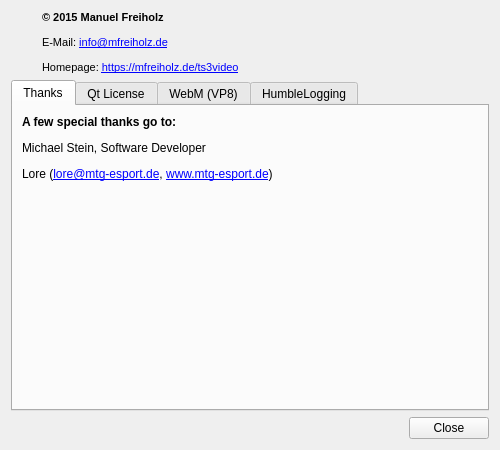
<?xml version="1.0" encoding="UTF-8"?>
<ui version="4.0">
 <class>AboutWidget</class>
 <widget class="QWidget" name="AboutWidget">
  <property name="geometry">
   <rect>
    <x>0</x>
    <y>0</y>
    <width>500</width>
    <height>450</height>
   </rect>
  </property>
  <property name="minimumSize">
   <size>
    <width>500</width>
    <height>450</height>
   </size>
  </property>
  <property name="windowTitle">
   <string>About</string>
  </property>
  <layout class="QVBoxLayout" name="verticalLayout">
   <item>
    <layout class="QHBoxLayout" name="horizontalLayout" stretch="0,1">
     <property name="spacing">
      <number>24</number>
     </property>
     <item>
      <widget class="QLabel" name="label">
       <property name="text">
        <string/>
       </property>
       <property name="pixmap">
        <pixmap resource="../res/res.qrc">:/logo-48x48.png</pixmap>
       </property>
      </widget>
     </item>
     <item>
      <widget class="QLabel" name="label_2">
       <property name="text">
        <string>&lt;!DOCTYPE HTML PUBLIC &quot;-//W3C//DTD HTML 4.0//EN&quot; &quot;http://www.w3.org/TR/REC-html40/strict.dtd&quot;&gt;
&lt;html&gt;&lt;head&gt;&lt;meta name=&quot;qrichtext&quot; content=&quot;1&quot; /&gt;&lt;style type=&quot;text/css&quot;&gt;
p, li { white-space: pre-wrap; }
&lt;/style&gt;&lt;/head&gt;&lt;body style=&quot; font-family:'MS Shell Dlg 2'; font-size:8pt; font-weight:400; font-style:normal;&quot;&gt;
&lt;p style=&quot; margin-top:12px; margin-bottom:12px; margin-left:0px; margin-right:0px; -qt-block-indent:0; text-indent:0px;&quot;&gt;&lt;span style=&quot; font-weight:600;&quot;&gt;© 2015 Manuel Freiholz&lt;/span&gt;&lt;/p&gt;
&lt;p style=&quot; margin-top:12px; margin-bottom:12px; margin-left:0px; margin-right:0px; -qt-block-indent:0; text-indent:0px;&quot;&gt;E-Mail: &lt;a href=&quot;mailto:info@mfreiholz.de&quot;&gt;&lt;span style=&quot; text-decoration: underline; color:#0000ff;&quot;&gt;info@mfreiholz.de&lt;/span&gt;&lt;/a&gt;&lt;/p&gt;
&lt;p style=&quot; margin-top:12px; margin-bottom:12px; margin-left:0px; margin-right:0px; -qt-block-indent:0; text-indent:0px;&quot;&gt;Homepage: &lt;a href=&quot;https://mfreiholz.de/ts3video&quot;&gt;&lt;span style=&quot; text-decoration: underline; color:#0000ff;&quot;&gt;https://mfreiholz.de/ts3video&lt;/span&gt;&lt;/a&gt;&lt;/p&gt;&lt;/body&gt;&lt;/html&gt;</string>
       </property>
       <property name="textFormat">
        <enum>Qt::RichText</enum>
       </property>
       <property name="openExternalLinks">
        <bool>true</bool>
       </property>
      </widget>
     </item>
    </layout>
   </item>
   <item>
    <widget class="QTabWidget" name="tabWidget">
     <property name="currentIndex">
      <number>0</number>
     </property>
     <widget class="QWidget" name="tab">
      <attribute name="title">
       <string>Thanks</string>
      </attribute>
      <layout class="QVBoxLayout" name="verticalLayout_4">
       <item>
        <widget class="QLabel" name="label_3">
         <property name="text">
          <string>&lt;html&gt;&lt;head/&gt;&lt;body&gt;&lt;p&gt;&lt;span style=&quot; font-weight:600;&quot;&gt;A few special thanks go to:&lt;/span&gt;&lt;/p&gt;&lt;p&gt;Michael Stein, Software Developer&lt;/p&gt;&lt;p&gt;Lore (&lt;a href=&quot;mailto:lore@mtg-esport.de&quot;&gt;&lt;span style=&quot; text-decoration: underline; color:#0000ff;&quot;&gt;lore@mtg-esport.de&lt;/span&gt;&lt;/a&gt;, &lt;a href=&quot;https://www.mtg-esport.de/&quot;&gt;&lt;span style=&quot; text-decoration: underline; color:#0000ff;&quot;&gt;www.mtg-esport.de&lt;/span&gt;&lt;/a&gt;)&lt;/p&gt;&lt;/body&gt;&lt;/html&gt;</string>
         </property>
         <property name="alignment">
          <set>Qt::AlignLeading|Qt::AlignLeft|Qt::AlignTop</set>
         </property>
         <property name="openExternalLinks">
          <bool>true</bool>
         </property>
        </widget>
       </item>
      </layout>
     </widget>
     <widget class="QWidget" name="tab_2">
      <attribute name="title">
       <string>Qt License</string>
      </attribute>
      <layout class="QVBoxLayout" name="verticalLayout_2">
       <item>
        <widget class="QPlainTextEdit" name="plainTextEdit">
         <property name="readOnly">
          <bool>true</bool>
         </property>
         <property name="plainText">
          <string>                   GNU LESSER GENERAL PUBLIC LICENSE
                       Version 3, 29 June 2007

 Copyright (C) 2007 Free Software Foundation, Inc. &lt;http://fsf.org/&gt;
 Everyone is permitted to copy and distribute verbatim copies
 of this license document, but changing it is not allowed.

  This version of the GNU Lesser General Public License incorporates
the terms and conditions of version 3 of the GNU General Public
License, supplemented by the additional permissions listed below.

  0. Additional Definitions.

  As used herein, &quot;this License&quot; refers to version 3 of the GNU Lesser
General Public License, and the &quot;GNU GPL&quot; refers to version 3 of the GNU
General Public License.

  &quot;The Library&quot; refers to a covered work governed by this License,
other than an Application or a Combined Work as defined below.

  An &quot;Application&quot; is any work that makes use of an interface provided
by the Library, but which is not otherwise based on the Library.
Defining a subclass of a class defined by the Library is deemed a mode
of using an interface provided by the Library.

  A &quot;Combined Work&quot; is a work produced by combining or linking an
Application with the Library.  The particular version of the Library
with which the Combined Work was made is also called the &quot;Linked
Version&quot;.

  The &quot;Minimal Corresponding Source&quot; for a Combined Work means the
Corresponding Source for the Combined Work, excluding any source code
for portions of the Combined Work that, considered in isolation, are
based on the Application, and not on the Linked Version.

  The &quot;Corresponding Application Code&quot; for a Combined Work means the
object code and/or source code for the Application, including any data
and utility programs needed for reproducing the Combined Work from the
Application, but excluding the System Libraries of the Combined Work.

  1. Exception to Section 3 of the GNU GPL.

  You may convey a covered work under sections 3 and 4 of this License
without being bound by section 3 of the GNU GPL.

  2. Conveying Modified Versions.

  If you modify a copy of the Library, and, in your modifications, a
facility refers to a function or data to be supplied by an Application
that uses the facility (other than as an argument passed when the
facility is invoked), then you may convey a copy of the modified
version:

   a) under this License, provided that you make a good faith effort to
   ensure that, in the event an Application does not supply the
   function or data, the facility still operates, and performs
   whatever part of its purpose remains meaningful, or

   b) under the GNU GPL, with none of the additional permissions of
   this License applicable to that copy.

  3. Object Code Incorporating Material from Library Header Files.

  The object code form of an Application may incorporate material from
a header file that is part of the Library.  You may convey such object
code under terms of your choice, provided that, if the incorporated
material is not limited to numerical parameters, data structure
layouts and accessors, or small macros, inline functions and templates
(ten or fewer lines in length), you do both of the following:

   a) Give prominent notice with each copy of the object code that the
   Library is used in it and that the Library and its use are
   covered by this License.

   b) Accompany the object code with a copy of the GNU GPL and this license
   document.

  4. Combined Works.

  You may convey a Combined Work under terms of your choice that,
taken together, effectively do not restrict modification of the
portions of the Library contained in the Combined Work and reverse
engineering for debugging such modifications, if you also do each of
the following:

   a) Give prominent notice with each copy of the Combined Work that
   the Library is used in it and that the Library and its use are
   covered by this License.

   b) Accompany the Combined Work with a copy of the GNU GPL and this license
   document.

   c) For a Combined Work that displays copyright notices during
   execution, include the copyright notice for the Library among
   these notices, as well as a reference directing the user to the
   copies of the GNU GPL and this license document.

   d) Do one of the following:

       0) Convey the Minimal Corresponding Source under the terms of this
       License, and the Corresponding Application Code in a form
       suitable for, and under terms that permit, the user to
       recombine or relink the Application with a modified version of
       the Linked Version to produce a modified Combined Work, in the
       manner specified by section 6 of the GNU GPL for conveying
       Corresponding Source.

       1) Use a suitable shared library mechanism for linking with the
       Library.  A suitable mechanism is one that (a) uses at run time
       a copy of the Library already present on the user's computer
       system, and (b) will operate properly with a modified version
       of the Library that is interface-compatible with the Linked
       Version.

   e) Provide Installation Information, but only if you would otherwise
   be required to provide such information under section 6 of the
   GNU GPL, and only to the extent that such information is
   necessary to install and execute a modified version of the
   Combined Work produced by recombining or relinking the
   Application with a modified version of the Linked Version. (If
   you use option 4d0, the Installation Information must accompany
   the Minimal Corresponding Source and Corresponding Application
   Code. If you use option 4d1, you must provide the Installation
   Information in the manner specified by section 6 of the GNU GPL
   for conveying Corresponding Source.)

  5. Combined Libraries.

  You may place library facilities that are a work based on the
Library side by side in a single library together with other library
facilities that are not Applications and are not covered by this
License, and convey such a combined library under terms of your
choice, if you do both of the following:

   a) Accompany the combined library with a copy of the same work based
   on the Library, uncombined with any other library facilities,
   conveyed under the terms of this License.

   b) Give prominent notice with the combined library that part of it
   is a work based on the Library, and explaining where to find the
   accompanying uncombined form of the same work.

  6. Revised Versions of the GNU Lesser General Public License.

  The Free Software Foundation may publish revised and/or new versions
of the GNU Lesser General Public License from time to time. Such new
versions will be similar in spirit to the present version, but may
differ in detail to address new problems or concerns.

  Each version is given a distinguishing version number. If the
Library as you received it specifies that a certain numbered version
of the GNU Lesser General Public License &quot;or any later version&quot;
applies to it, you have the option of following the terms and
conditions either of that published version or of any later version
published by the Free Software Foundation. If the Library as you
received it does not specify a version number of the GNU Lesser
General Public License, you may choose any version of the GNU Lesser
General Public License ever published by the Free Software Foundation.

  If the Library as you received it specifies that a proxy can decide
whether future versions of the GNU Lesser General Public License shall
apply, that proxy's public statement of acceptance of any version is
permanent authorization for you to choose that version for the
Library.
LGPL version 2.1

                  GNU LESSER GENERAL PUBLIC LICENSE
                       Version 2.1, February 1999

 Copyright (C) 1991, 1999 Free Software Foundation, Inc.
 51 Franklin Street, Fifth Floor, Boston, MA  02110-1301  USA
 Everyone is permitted to copy and distribute verbatim copies
 of this license document, but changing it is not allowed.

[This is the first released version of the Lesser GPL.  It also counts
 as the successor of the GNU Library Public License, version 2, hence
 the version number 2.1.]

                            Preamble

  The licenses for most software are designed to take away your
freedom to share and change it.  By contrast, the GNU General Public
Licenses are intended to guarantee your freedom to share and change
free software--to make sure the software is free for all its users.

  This license, the Lesser General Public License, applies to some
specially designated software packages--typically libraries--of the
Free Software Foundation and other authors who decide to use it.  You
can use it too, but we suggest you first think carefully about whether
this license or the ordinary General Public License is the better
strategy to use in any particular case, based on the explanations below.

  When we speak of free software, we are referring to freedom of use,
not price.  Our General Public Licenses are designed to make sure that
you have the freedom to distribute copies of free software (and charge
for this service if you wish); that you receive source code or can get
it if you want it; that you can change the software and use pieces of
it in new free programs; and that you are informed that you can do
these things.

  To protect your rights, we need to make restrictions that forbid
distributors to deny you these rights or to ask you to surrender these
rights.  These restrictions translate to certain responsibilities for
you if you distribute copies of the library or if you modify it.

  For example, if you distribute copies of the library, whether gratis
or for a fee, you must give the recipients all the rights that we gave
you.  You must make sure that they, too, receive or can get the source
code.  If you link other code with the library, you must provide
complete object files to the recipients, so that they can relink them
with the library after making changes to the library and recompiling
it.  And you must show them these terms so they know their rights.

  We protect your rights with a two-step method: (1) we copyright the
library, and (2) we offer you this license, which gives you legal
permission to copy, distribute and/or modify the library.

  To protect each distributor, we want to make it very clear that
there is no warranty for the free library.  Also, if the library is
modified by someone else and passed on, the recipients should know
that what they have is not the original version, so that the original
author's reputation will not be affected by problems that might be
introduced by others.

  Finally, software patents pose a constant threat to the existence of
any free program.  We wish to make sure that a company cannot
effectively restrict the users of a free program by obtaining a
restrictive license from a patent holder.  Therefore, we insist that
any patent license obtained for a version of the library must be
consistent with the full freedom of use specified in this license.

  Most GNU software, including some libraries, is covered by the
ordinary GNU General Public License.  This license, the GNU Lesser
General Public License, applies to certain designated libraries, and
is quite different from the ordinary General Public License.  We use
this license for certain libraries in order to permit linking those
libraries into non-free programs.

  When a program is linked with a library, whether statically or using
a shared library, the combination of the two is legally speaking a
combined work, a derivative of the original library.  The ordinary
General Public License therefore permits such linking only if the
entire combination fits its criteria of freedom.  The Lesser General
Public License permits more lax criteria for linking other code with
the library.

  We call this license the &quot;Lesser&quot; General Public License because it
does Less to protect the user's freedom than the ordinary General
Public License.  It also provides other free software developers Less
of an advantage over competing non-free programs.  These disadvantages
are the reason we use the ordinary General Public License for many
libraries.  However, the Lesser license provides advantages in certain
special circumstances.

  For example, on rare occasions, there may be a special need to
encourage the widest possible use of a certain library, so that it becomes
a de-facto standard.  To achieve this, non-free programs must be
allowed to use the library.  A more frequent case is that a free
library does the same job as widely used non-free libraries.  In this
case, there is little to gain by limiting the free library to free
software only, so we use the Lesser General Public License.

  In other cases, permission to use a particular library in non-free
programs enables a greater number of people to use a large body of
free software.  For example, permission to use the GNU C Library in
non-free programs enables many more people to use the whole GNU
operating system, as well as its variant, the GNU/Linux operating
system.

  Although the Lesser General Public License is Less protective of the
users' freedom, it does ensure that the user of a program that is
linked with the Library has the freedom and the wherewithal to run
that program using a modified version of the Library.

  The precise terms and conditions for copying, distribution and
modification follow.  Pay close attention to the difference between a
&quot;work based on the library&quot; and a &quot;work that uses the library&quot;.  The
former contains code derived from the library, whereas the latter must
be combined with the library in order to run.

                  GNU LESSER GENERAL PUBLIC LICENSE
   TERMS AND CONDITIONS FOR COPYING, DISTRIBUTION AND MODIFICATION

  0. This License Agreement applies to any software library or other
program which contains a notice placed by the copyright holder or
other authorized party saying it may be distributed under the terms of
this Lesser General Public License (also called &quot;this License&quot;).
Each licensee is addressed as &quot;you&quot;.

  A &quot;library&quot; means a collection of software functions and/or data
prepared so as to be conveniently linked with application programs
(which use some of those functions and data) to form executables.

  The &quot;Library&quot;, below, refers to any such software library or work
which has been distributed under these terms.  A &quot;work based on the
Library&quot; means either the Library or any derivative work under
copyright law: that is to say, a work containing the Library or a
portion of it, either verbatim or with modifications and/or translated
straightforwardly into another language.  (Hereinafter, translation is
included without limitation in the term &quot;modification&quot;.)

  &quot;Source code&quot; for a work means the preferred form of the work for
making modifications to it.  For a library, complete source code means
all the source code for all modules it contains, plus any associated
interface definition files, plus the scripts used to control compilation
and installation of the library.

  Activities other than copying, distribution and modification are not
covered by this License; they are outside its scope.  The act of
running a program using the Library is not restricted, and output from
such a program is covered only if its contents constitute a work based
on the Library (independent of the use of the Library in a tool for
writing it).  Whether that is true depends on what the Library does
and what the program that uses the Library does.

  1. You may copy and distribute verbatim copies of the Library's
complete source code as you receive it, in any medium, provided that
you conspicuously and appropriately publish on each copy an
appropriate copyright notice and disclaimer of warranty; keep intact
all the notices that refer to this License and to the absence of any
warranty; and distribute a copy of this License along with the
Library.

  You may charge a fee for the physical act of transferring a copy,
and you may at your option offer warranty protection in exchange for a
fee.

  2. You may modify your copy or copies of the Library or any portion
of it, thus forming a work based on the Library, and copy and
distribute such modifications or work under the terms of Section 1
above, provided that you also meet all of these conditions:

    a) The modified work must itself be a software library.

    b) You must cause the files modified to carry prominent notices
    stating that you changed the files and the date of any change.

    c) You must cause the whole of the work to be licensed at no
    charge to all third parties under the terms of this License.

    d) If a facility in the modified Library refers to a function or a
    table of data to be supplied by an application program that uses
    the facility, other than as an argument passed when the facility
    is invoked, then you must make a good faith effort to ensure that,
    in the event an application does not supply such function or
    table, the facility still operates, and performs whatever part of
    its purpose remains meaningful.

    (For example, a function in a library to compute square roots has
    a purpose that is entirely well-defined independent of the
    application.  Therefore, Subsection 2d requires that any
    application-supplied function or table used by this function must
    be optional: if the application does not supply it, the square
    root function must still compute square roots.)

These requirements apply to the modified work as a whole.  If
identifiable sections of that work are not derived from the Library,
and can be reasonably considered independent and separate works in
themselves, then this License, and its terms, do not apply to those
sections when you distribute them as separate works.  But when you
distribute the same sections as part of a whole which is a work based
on the Library, the distribution of the whole must be on the terms of
this License, whose permissions for other licensees extend to the
entire whole, and thus to each and every part regardless of who wrote
it.

Thus, it is not the intent of this section to claim rights or contest
your rights to work written entirely by you; rather, the intent is to
exercise the right to control the distribution of derivative or
collective works based on the Library.

In addition, mere aggregation of another work not based on the Library
with the Library (or with a work based on the Library) on a volume of
a storage or distribution medium does not bring the other work under
the scope of this License.

  3. You may opt to apply the terms of the ordinary GNU General Public
License instead of this License to a given copy of the Library.  To do
this, you must alter all the notices that refer to this License, so
that they refer to the ordinary GNU General Public License, version 2,
instead of to this License.  (If a newer version than version 2 of the
ordinary GNU General Public License has appeared, then you can specify
that version instead if you wish.)  Do not make any other change in
these notices.

  Once this change is made in a given copy, it is irreversible for
that copy, so the ordinary GNU General Public License applies to all
subsequent copies and derivative works made from that copy.

  This option is useful when you wish to copy part of the code of
the Library into a program that is not a library.

  4. You may copy and distribute the Library (or a portion or
derivative of it, under Section 2) in object code or executable form
under the terms of Sections 1 and 2 above provided that you accompany
it with the complete corresponding machine-readable source code, which
must be distributed under the terms of Sections 1 and 2 above on a
medium customarily used for software interchange.

  If distribution of object code is made by offering access to copy
from a designated place, then offering equivalent access to copy the
source code from the same place satisfies the requirement to
distribute the source code, even though third parties are not
compelled to copy the source along with the object code.

  5. A program that contains no derivative of any portion of the
Library, but is designed to work with the Library by being compiled or
linked with it, is called a &quot;work that uses the Library&quot;.  Such a
work, in isolation, is not a derivative work of the Library, and
therefore falls outside the scope of this License.

  However, linking a &quot;work that uses the Library&quot; with the Library
creates an executable that is a derivative of the Library (because it
contains portions of the Library), rather than a &quot;work that uses the
library&quot;.  The executable is therefore covered by this License.
Section 6 states terms for distribution of such executables.

  When a &quot;work that uses the Library&quot; uses material from a header file
that is part of the Library, the object code for the work may be a
derivative work of the Library even though the source code is not.
Whether this is true is especially significant if the work can be
linked without the Library, or if the work is itself a library.  The
threshold for this to be true is not precisely defined by law.

  If such an object file uses only numerical parameters, data
structure layouts and accessors, and small macros and small inline
functions (ten lines or less in length), then the use of the object
file is unrestricted, regardless of whether it is legally a derivative
work.  (Executables containing this object code plus portions of the
Library will still fall under Section 6.)

  Otherwise, if the work is a derivative of the Library, you may
distribute the object code for the work under the terms of Section 6.
Any executables containing that work also fall under Section 6,
whether or not they are linked directly with the Library itself.

  6. As an exception to the Sections above, you may also combine or
link a &quot;work that uses the Library&quot; with the Library to produce a
work containing portions of the Library, and distribute that work
under terms of your choice, provided that the terms permit
modification of the work for the customer's own use and reverse
engineering for debugging such modifications.

  You must give prominent notice with each copy of the work that the
Library is used in it and that the Library and its use are covered by
this License.  You must supply a copy of this License.  If the work
during execution displays copyright notices, you must include the
copyright notice for the Library among them, as well as a reference
directing the user to the copy of this License.  Also, you must do one
of these things:

    a) Accompany the work with the complete corresponding
    machine-readable source code for the Library including whatever
    changes were used in the work (which must be distributed under
    Sections 1 and 2 above); and, if the work is an executable linked
    with the Library, with the complete machine-readable &quot;work that
    uses the Library&quot;, as object code and/or source code, so that the
    user can modify the Library and then relink to produce a modified
    executable containing the modified Library.  (It is understood
    that the user who changes the contents of definitions files in the
    Library will not necessarily be able to recompile the application
    to use the modified definitions.)

    b) Use a suitable shared library mechanism for linking with the
    Library.  A suitable mechanism is one that (1) uses at run time a
    copy of the library already present on the user's computer system,
    rather than copying library functions into the executable, and (2)
    will operate properly with a modified version of the library, if
    the user installs one, as long as the modified version is
    interface-compatible with the version that the work was made with.

    c) Accompany the work with a written offer, valid for at
    least three years, to give the same user the materials
    specified in Subsection 6a, above, for a charge no more
    than the cost of performing this distribution.

    d) If distribution of the work is made by offering access to copy
    from a designated place, offer equivalent access to copy the above
    specified materials from the same place.

    e) Verify that the user has already received a copy of these
    materials or that you have already sent this user a copy.

  For an executable, the required form of the &quot;work that uses the
Library&quot; must include any data and utility programs needed for
reproducing the executable from it.  However, as a special exception,
the materials to be distributed need not include anything that is
normally distributed (in either source or binary form) with the major
components (compiler, kernel, and so on) of the operating system on
which the executable runs, unless that component itself accompanies
the executable.

  It may happen that this requirement contradicts the license
restrictions of other proprietary libraries that do not normally
accompany the operating system.  Such a contradiction means you cannot
use both them and the Library together in an executable that you
distribute.

  7. You may place library facilities that are a work based on the
Library side-by-side in a single library together with other library
facilities not covered by this License, and distribute such a combined
library, provided that the separate distribution of the work based on
the Library and of the other library facilities is otherwise
permitted, and provided that you do these two things:

    a) Accompany the combined library with a copy of the same work
    based on the Library, uncombined with any other library
    facilities.  This must be distributed under the terms of the
    Sections above.

    b) Give prominent notice with the combined library of the fact
    that part of it is a work based on the Library, and explaining
    where to find the accompanying uncombined form of the same work.

  8. You may not copy, modify, sublicense, link with, or distribute
0the Library except as expressly provided under this License.  Any
attempt otherwise to copy, modify, sublicense, link with, or
distribute the Library is void, and will automatically terminate your
rights under this License.  However, parties who have received copies,
or rights, from you under this License will not have their licenses
terminated so long as such parties remain in full compliance.

  9. You are not required to accept this License, since you have not
signed it.  However, nothing else grants you permission to modify or
distribute the Library or its derivative works.  These actions are
prohibited by law if you do not accept this License.  Therefore, by
modifying or distributing the Library (or any work based on the
Library), you indicate your acceptance of this License to do so, and
all its terms and conditions for copying, distributing or modifying
the Library or works based on it.

  10. Each time you redistribute the Library (or any work based on the
Library), the recipient automatically receives a license from the
original licensor to copy, distribute, link with or modify the Library
subject to these terms and conditions.  You may not impose any further
restrictions on the recipients' exercise of the rights granted herein.
You are not responsible for enforcing compliance by third parties with
this License.

  11. If, as a consequence of a court judgment or allegation of patent
infringement or for any other reason (not limited to patent issues),
conditions are imposed on you (whether by court order, agreement or
otherwise) that contradict the conditions of this License, they do not
excuse you from the conditions of this License.  If you cannot
distribute so as to satisfy simultaneously your obligations under this
License and any other pertinent obligations, then as a consequence you
may not distribute the Library at all.  For example, if a patent
license would not permit royalty-free redistribution of the Library by
all those who receive copies directly or indirectly through you, then
the only way you could satisfy both it and this License would be to
refrain entirely from distribution of the Library.

If any portion of this section is held invalid or unenforceable under any
particular circumstance, the balance of the section is intended to apply,
and the section as a whole is intended to apply in other circumstances.

It is not the purpose of this section to induce you to infringe any
patents or other property right claims or to contest validity of any
such claims; this section has the sole purpose of protecting the
integrity of the free software distribution system which is
implemented by public license practices.  Many people have made
generous contributions to the wide range of software distributed
through that system in reliance on consistent application of that
system; it is up to the author/donor to decide if he or she is willing
to distribute software through any other system and a licensee cannot
impose that choice.

This section is intended to make thoroughly clear what is believed to
be a consequence of the rest of this License.

  12. If the distribution and/or use of the Library is restricted in
certain countries either by patents or by copyrighted interfaces, the
original copyright holder who places the Library under this License may add
an explicit geographical distribution limitation excluding those countries,
so that distribution is permitted only in or among countries not thus
excluded.  In such case, this License incorporates the limitation as if
written in the body of this License.

  13. The Free Software Foundation may publish revised and/or new
versions of the Lesser General Public License from time to time.
Such new versions will be similar in spirit to the present version,
but may differ in detail to address new problems or concerns.

Each version is given a distinguishing version number.  If the Library
specifies a version number of this License which applies to it and
&quot;any later version&quot;, you have the option of following the terms and
conditions either of that version or of any later version published by
the Free Software Foundation.  If the Library does not specify a
license version number, you may choose any version ever published by
the Free Software Foundation.

  14. If you wish to incorporate parts of the Library into other free
programs whose distribution conditions are incompatible with these,
write to the author to ask for permission.  For software which is
copyrighted by the Free Software Foundation, write to the Free
Software Foundation; we sometimes make exceptions for this.  Our
decision will be guided by the two goals of preserving the free status
of all derivatives of our free software and of promoting the sharing
and reuse of software generally.

                            NO WARRANTY

  15. BECAUSE THE LIBRARY IS LICENSED FREE OF CHARGE, THERE IS NO
WARRANTY FOR THE LIBRARY, TO THE EXTENT PERMITTED BY APPLICABLE LAW.
EXCEPT WHEN OTHERWISE STATED IN WRITING THE COPYRIGHT HOLDERS AND/OR
OTHER PARTIES PROVIDE THE LIBRARY &quot;AS IS&quot; WITHOUT WARRANTY OF ANY
KIND, EITHER EXPRESSED OR IMPLIED, INCLUDING, BUT NOT LIMITED TO, THE
IMPLIED WARRANTIES OF MERCHANTABILITY AND FITNESS FOR A PARTICULAR
PURPOSE.  THE ENTIRE RISK AS TO THE QUALITY AND PERFORMANCE OF THE
LIBRARY IS WITH YOU.  SHOULD THE LIBRARY PROVE DEFECTIVE, YOU ASSUME
THE COST OF ALL NECESSARY SERVICING, REPAIR OR CORRECTION.

  16. IN NO EVENT UNLESS REQUIRED BY APPLICABLE LAW OR AGREED TO IN
WRITING WILL ANY COPYRIGHT HOLDER, OR ANY OTHER PARTY WHO MAY MODIFY
AND/OR REDISTRIBUTE THE LIBRARY AS PERMITTED ABOVE, BE LIABLE TO YOU
FOR DAMAGES, INCLUDING ANY GENERAL, SPECIAL, INCIDENTAL OR
CONSEQUENTIAL DAMAGES ARISING OUT OF THE USE OR INABILITY TO USE THE
LIBRARY (INCLUDING BUT NOT LIMITED TO LOSS OF DATA OR DATA BEING
RENDERED INACCURATE OR LOSSES SUSTAINED BY YOU OR THIRD PARTIES OR A
FAILURE OF THE LIBRARY TO OPERATE WITH ANY OTHER SOFTWARE), EVEN IF
SUCH HOLDER OR OTHER PARTY HAS BEEN ADVISED OF THE POSSIBILITY OF SUCH
DAMAGES.

                     END OF TERMS AND CONDITIONS

           How to Apply These Terms to Your New Libraries

  If you develop a new library, and you want it to be of the greatest
possible use to the public, we recommend making it free software that
everyone can redistribute and change.  You can do so by permitting
redistribution under these terms (or, alternatively, under the terms of the
ordinary General Public License).

  To apply these terms, attach the following notices to the library.  It is
safest to attach them to the start of each source file to most effectively
convey the exclusion of warranty; and each file should have at least the
&quot;copyright&quot; line and a pointer to where the full notice is found.

    &lt;one line to give the library's name and a brief idea of what it does.&gt;
    Copyright (C) &lt;year&gt;  &lt;name of author&gt;

    This library is free software; you can redistribute it and/or
    modify it under the terms of the GNU Lesser General Public
    License as published by the Free Software Foundation; either
    version 2.1 of the License, or (at your option) any later version.

    This library is distributed in the hope that it will be useful,
    but WITHOUT ANY WARRANTY; without even the implied warranty of
    MERCHANTABILITY or FITNESS FOR A PARTICULAR PURPOSE.  See the GNU
    Lesser General Public License for more details.

    You should have received a copy of the GNU Lesser General Public
    License along with this library; if not, write to the Free Software
    Foundation, Inc., 51 Franklin Street, Fifth Floor, Boston, MA  02110-1301  USA

Also add information on how to contact you by electronic and paper mail.

You should also get your employer (if you work as a programmer) or your
school, if any, to sign a &quot;copyright disclaimer&quot; for the library, if
necessary.  Here is a sample; alter the names:

  Yoyodyne, Inc., hereby disclaims all copyright interest in the
  library `Frob' (a library for tweaking knobs) written by James Random Hacker.

  &lt;signature of Ty Coon&gt;, 1 April 1990
  Ty Coon, President of Vice

That's all there is to it!</string>
         </property>
        </widget>
       </item>
      </layout>
     </widget>
     <widget class="QWidget" name="tab_3">
      <attribute name="title">
       <string>WebM (VP8)</string>
      </attribute>
      <layout class="QVBoxLayout" name="verticalLayout_3">
       <item>
        <widget class="QPlainTextEdit" name="plainTextEdit_2">
         <property name="readOnly">
          <bool>true</bool>
         </property>
         <property name="plainText">
          <string>Software License
Copyright (c) 2010, Google Inc. All rights reserved.

Redistribution and use in source and binary forms, with or without modification, are permitted provided that the following conditions are met:

Redistributions of source code must retain the above copyright notice, this list of conditions and the following disclaimer.

Redistributions in binary form must reproduce the above copyright notice, this list of conditions and the following disclaimer in the documentation and/or other materials provided with the distribution.

Neither the name of Google nor the names of its contributors may be used to endorse or promote products derived from this software without specific prior written permission.

THIS SOFTWARE IS PROVIDED BY THE COPYRIGHT HOLDERS AND CONTRIBUTORS &quot;AS IS&quot; AND ANY EXPRESS OR IMPLIED WARRANTIES, INCLUDING, BUT NOT LIMITED TO, THE IMPLIED WARRANTIES OF MERCHANTABILITY AND FITNESS FOR A PARTICULAR PURPOSE ARE DISCLAIMED. IN NO EVENT SHALL THE COPYRIGHT HOLDER OR CONTRIBUTORS BE LIABLE FOR ANY DIRECT, INDIRECT, INCIDENTAL, SPECIAL, EXEMPLARY, OR CONSEQUENTIAL DAMAGES (INCLUDING, BUT NOT LIMITED TO, PROCUREMENT OF SUBSTITUTE GOODS OR SERVICES; LOSS OF USE, DATA, OR PROFITS; OR BUSINESS INTERRUPTION) HOWEVER CAUSED AND ON ANY THEORY OF LIABILITY, WHETHER IN CONTRACT, STRICT LIABILITY, OR TORT (INCLUDING NEGLIGENCE OR OTHERWISE) ARISING IN ANY WAY OUT OF THE USE OF THIS SOFTWARE, EVEN IF ADVISED OF THE POSSIBILITY OF SUCH DAMAGE.</string>
         </property>
        </widget>
       </item>
      </layout>
     </widget>
     <widget class="QWidget" name="tab_4">
      <attribute name="title">
       <string>HumbleLogging</string>
      </attribute>
      <layout class="QVBoxLayout" name="verticalLayout_5">
       <item>
        <widget class="QLabel" name="label_4">
         <property name="text">
          <string>&lt;html&gt;&lt;head/&gt;&lt;body&gt;&lt;p&gt;HumbleLogging is a lightweight C++ logging framework.&lt;/p&gt;&lt;p&gt;Homepage: &lt;a href=&quot;https://mfreiholz.de/humblelogging&quot;&gt;&lt;span style=&quot; text-decoration: underline; color:#0000ff;&quot;&gt;https://mfreiholz.de/humblelogging&lt;/span&gt;&lt;/a&gt;&lt;/p&gt;&lt;p&gt;&lt;br/&gt;&lt;/p&gt;&lt;/body&gt;&lt;/html&gt;</string>
         </property>
         <property name="alignment">
          <set>Qt::AlignLeading|Qt::AlignLeft|Qt::AlignTop</set>
         </property>
         <property name="openExternalLinks">
          <bool>true</bool>
         </property>
        </widget>
       </item>
      </layout>
     </widget>
    </widget>
   </item>
   <item>
    <layout class="QHBoxLayout" name="horizontalLayout_2">
     <item>
      <widget class="QLabel" name="versionLabel">
       <property name="text">
        <string>&lt;VERSION&gt;</string>
       </property>
      </widget>
     </item>
     <item>
      <spacer name="horizontalSpacer">
       <property name="orientation">
        <enum>Qt::Horizontal</enum>
       </property>
       <property name="sizeHint" stdset="0">
        <size>
         <width>40</width>
         <height>20</height>
        </size>
       </property>
      </spacer>
     </item>
     <item>
      <widget class="QPushButton" name="closeButton">
       <property name="text">
        <string>Close</string>
       </property>
      </widget>
     </item>
    </layout>
   </item>
  </layout>
 </widget>
 <resources>
  <include location="../res/res.qrc"/>
 </resources>
 <connections>
  <connection>
   <sender>closeButton</sender>
   <signal>clicked()</signal>
   <receiver>AboutWidget</receiver>
   <slot>close()</slot>
   <hints>
    <hint type="sourcelabel">
     <x>180</x>
     <y>159</y>
    </hint>
    <hint type="destinationlabel">
     <x>180</x>
     <y>172</y>
    </hint>
   </hints>
  </connection>
 </connections>
</ui>
